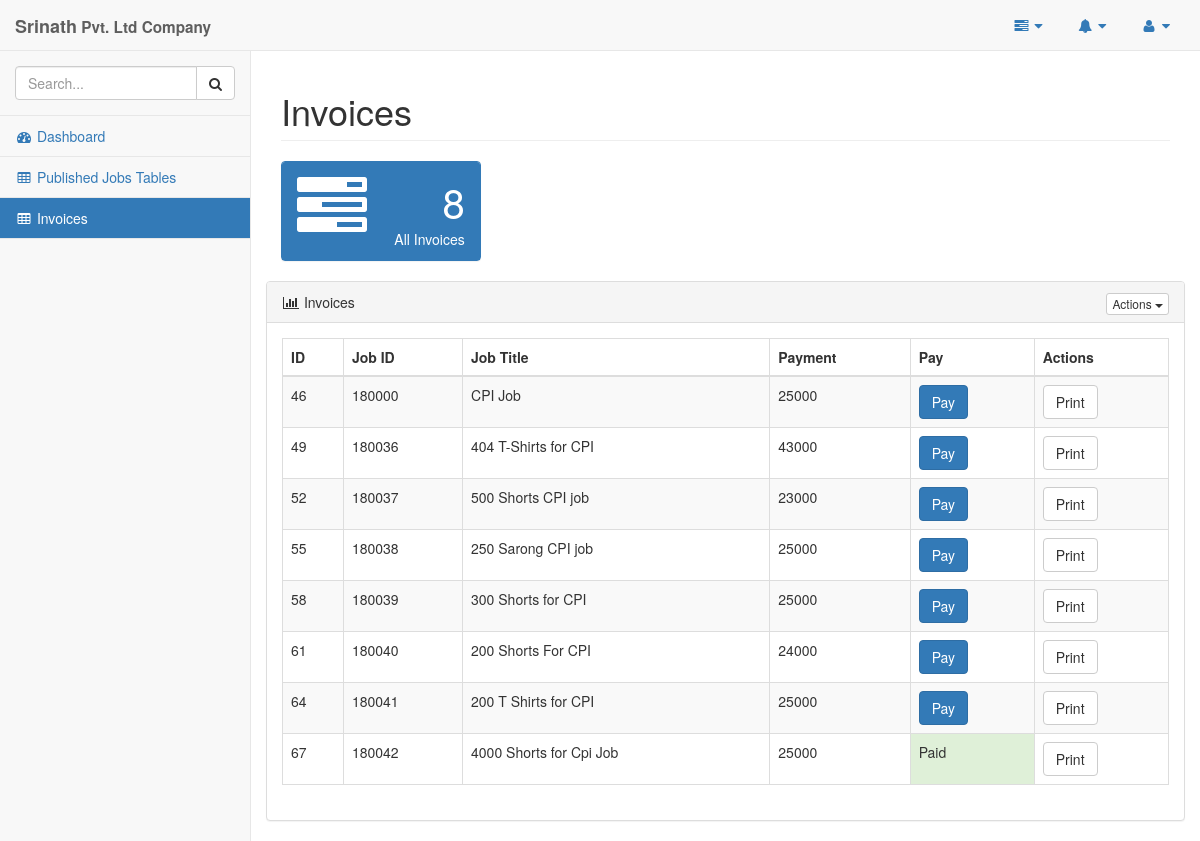
/pages/company_invoices.php (signed in), run on the app's committed database.
### tables this page shows
CREATE TABLE `invoice` (
  `invoiceID` int(11) NOT NULL,
  `jobID` int(11) DEFAULT NULL,
  `userID` varchar(45) DEFAULT NULL,
  `price` varchar(100) DEFAULT '0',
  `isPaid` int(11) NOT NULL DEFAULT '0'
);

CREATE TABLE `supplier_job` (
  `jobID` int(11) NOT NULL,
  `jobTitle` varchar(45) DEFAULT NULL,
  `jobType` varchar(45) DEFAULT NULL,
  `jobCount` int(11) DEFAULT NULL,
  `workerCount` int(11) NOT NULL,
  `jobPeriod` int(45) DEFAULT NULL,
  `jobStatus` varchar(45) DEFAULT 'offline',
  `jobStart` varchar(45) DEFAULT NULL,
  `jobEnd` varchar(45) DEFAULT NULL,
  `jobPublished` varchar(100) DEFAULT NULL,
  `jobProgress` int(45) DEFAULT '0',
  `supID` varchar(45) NOT NULL,
  `locationID` int(11) NOT NULL,
  `comID` varchar(100) DEFAULT NULL,
  `jobNature` varchar(10) NOT NULL DEFAULT 'Full Time',
  `workersJoined` int(10) NOT NULL DEFAULT '0',
  `jobRatings` int(10) NOT NULL DEFAULT '0',
  `jobPrice` int(11) NOT NULL DEFAULT '0',
  `comJobID` int(11) NOT NULL DEFAULT '0'
);

### pages/query_boxes/company_all_invoice.php (the view)
<?php
    $userID=$_SESSION['userID'];
    $queryJob="SELECT * FROM invoice,supplier_job WHERE supplier_job.comID='$userID' AND supplier_job.jobID=invoice.jobID AND invoice.userID='$userID' AND supplier_job.jobStatus='done'";
    $resultJob=mysqli_query($conn,$queryJob);
    if(mysqli_num_rows($resultJob)>0){
        while($rowJob=mysqli_fetch_assoc($resultJob)){
            if($rowJob['isPaid']==1){
                 echo "<tr>
                    <td>".$rowJob['invoiceID']."</td>
                    <td>".$rowJob['jobID']."</td>
                    <td>".$rowJob['jobTitle']."</td>
                    <td>".$rowJob['price']."</td>
                    <td class='bg-success'>Paid</td>
                    <td><a href='../print/print.php?id=".$rowJob['invoiceID']."' target='_blank'><button class='btn btn-default'>Print</button></a></td>
                </tr>";
            }else{
                 echo "<tr>
                    <td>".$rowJob['invoiceID']."</td>
                    <td>".$rowJob['jobID']."</td>
                    <td>".$rowJob['jobTitle']."</td>
                    <td>".$rowJob['price']."</td>
                    <td><button class='btn btn-primary'>Pay</button></td>
                    <td><a href='../print/print.php?id=".$rowJob['invoiceID']."' target='_blank'><button class='btn btn-default'>Print</button></a></td>
                </tr>";
            }
        }
    }
?>

### data on the page
invoice: invoiceID "46", jobID.jobID "180000", jobID.jobTitle "CPI Job", price "25000"
invoice: invoiceID "49", jobID.jobID "180036", jobID.jobTitle "404 T-Shirts for CPI", price "43000"
invoice: invoiceID "52", jobID.jobID "180037", jobID.jobTitle "500 Shorts CPI job", price "23000"
invoice: invoiceID "55", jobID.jobID "180038", jobID.jobTitle "250 Sarong CPI job", price "25000"
invoice: invoiceID "58", jobID.jobID "180039", jobID.jobTitle "300 Shorts for CPI", price "25000"
invoice: invoiceID "61", jobID.jobID "180040", jobID.jobTitle "200 Shorts For CPI", price "24000"
invoice: invoiceID "64", jobID.jobID "180041", jobID.jobTitle "200 T Shirts for CPI", price "25000"
invoice: invoiceID "67", jobID.jobID "180042", jobID.jobTitle "4000 Shorts for Cpi Job", price "25000"

### other printed values
$_SESSION['userName'] "Srinath"
$row['invoiceCount'] "8"
